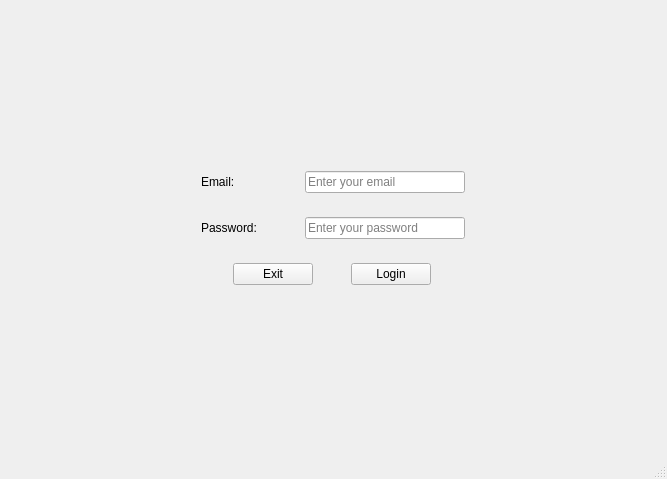
<?xml version="1.0" encoding="UTF-8"?>
<ui version="4.0">
 <class>fridgeLogin</class>
 <widget class="QMainWindow" name="fridgeLogin">
  <property name="geometry">
   <rect>
    <x>0</x>
    <y>0</y>
    <width>667</width>
    <height>479</height>
   </rect>
  </property>
  <property name="windowTitle">
   <string>fridgeLogin</string>
  </property>
  <widget class="QWidget" name="centralwidget">
   <property name="sizePolicy">
    <sizepolicy hsizetype="Fixed" vsizetype="Fixed">
     <horstretch>0</horstretch>
     <verstretch>0</verstretch>
    </sizepolicy>
   </property>
   <property name="minimumSize">
    <size>
     <width>0</width>
     <height>0</height>
    </size>
   </property>
   <property name="maximumSize">
    <size>
     <width>1000</width>
     <height>1000</height>
    </size>
   </property>
   <layout class="QHBoxLayout" name="horizontalLayout_6">
    <item>
     <widget class="QWidget" name="loginContainer" native="true">
      <property name="sizePolicy">
       <sizepolicy hsizetype="Expanding" vsizetype="Fixed">
        <horstretch>0</horstretch>
        <verstretch>0</verstretch>
       </sizepolicy>
      </property>
      <property name="maximumSize">
       <size>
        <width>300</width>
        <height>16777215</height>
       </size>
      </property>
      <layout class="QVBoxLayout" name="verticalLayout_9">
       <item>
        <widget class="QWidget" name="emailWidget" native="true">
         <layout class="QHBoxLayout" name="horizontalLayout_3">
          <item>
           <widget class="QLabel" name="emailText">
            <property name="text">
             <string>Email: </string>
            </property>
           </widget>
          </item>
          <item>
           <widget class="QLineEdit" name="email_input">
            <property name="maximumSize">
             <size>
              <width>160</width>
              <height>16777215</height>
             </size>
            </property>
            <property name="placeholderText">
             <string>Enter your email</string>
            </property>
           </widget>
          </item>
         </layout>
        </widget>
       </item>
       <item>
        <widget class="QWidget" name="passwordWidget" native="true">
         <layout class="QHBoxLayout" name="horizontalLayout_4">
          <item>
           <widget class="QLabel" name="passwordText">
            <property name="text">
             <string>Password: </string>
            </property>
           </widget>
          </item>
          <item>
           <widget class="QLineEdit" name="pass_input">
            <property name="maximumSize">
             <size>
              <width>160</width>
              <height>16777215</height>
             </size>
            </property>
            <property name="echoMode">
             <enum>QLineEdit::Password</enum>
            </property>
            <property name="placeholderText">
             <string>Enter your password</string>
            </property>
           </widget>
          </item>
         </layout>
        </widget>
       </item>
       <item>
        <widget class="QWidget" name="loginPushButtonWidget" native="true">
         <layout class="QHBoxLayout" name="horizontalLayout_5">
          <item>
           <widget class="QPushButton" name="exitButton">
            <property name="sizePolicy">
             <sizepolicy hsizetype="Fixed" vsizetype="Fixed">
              <horstretch>0</horstretch>
              <verstretch>0</verstretch>
             </sizepolicy>
            </property>
            <property name="text">
             <string>Exit</string>
            </property>
           </widget>
          </item>
          <item>
           <widget class="QPushButton" name="loginButton">
            <property name="sizePolicy">
             <sizepolicy hsizetype="Fixed" vsizetype="Fixed">
              <horstretch>0</horstretch>
              <verstretch>0</verstretch>
             </sizepolicy>
            </property>
            <property name="text">
             <string>Login</string>
            </property>
           </widget>
          </item>
         </layout>
        </widget>
       </item>
      </layout>
     </widget>
    </item>
   </layout>
  </widget>
  <widget class="QMenuBar" name="menubar">
   <property name="geometry">
    <rect>
     <x>0</x>
     <y>0</y>
     <width>667</width>
     <height>22</height>
    </rect>
   </property>
  </widget>
  <widget class="QStatusBar" name="statusbar"/>
 </widget>
 <resources/>
 <connections>
  <connection>
   <sender>exitButton</sender>
   <signal>clicked()</signal>
   <receiver>fridgeLogin</receiver>
   <slot>close()</slot>
   <hints>
    <hint type="sourcelabel">
     <x>278</x>
     <y>324</y>
    </hint>
    <hint type="destinationlabel">
     <x>286</x>
     <y>343</y>
    </hint>
   </hints>
  </connection>
 </connections>
</ui>
